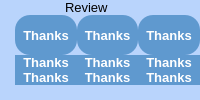
                        <widget class="QWidget" name="widget_44" native="true">
                         <property name="styleSheet">
                          <string notr="true">background-color:rgb(185, 212, 252);
border-radius : 15px</string>
                         </property>
                         <layout class="QVBoxLayout" name="verticalLayout_23">
                          <property name="spacing">
                           <number>0</number>
                          </property>
                          <property name="leftMargin">
                           <number>15</number>
                          </property>
                          <property name="topMargin">
                           <number>0</number>
                          </property>
                          <property name="rightMargin">
                           <number>0</number>
                          </property>
                          <property name="bottomMargin">
                           <number>0</number>
                          </property>
                          <item>
                           <widget class="QWidget" name="widget_53" native="true">
                            <property name="maximumSize">
                             <size>
                              <width>16777215</width>
                              <height>50</height>
                             </size>
                            </property>
                            <layout class="QHBoxLayout" name="horizontalLayout_28">
                             <property name="spacing">
                              <number>0</number>
                             </property>
                             <property name="leftMargin">
                              <number>0</number>
                             </property>
                             <property name="topMargin">
                              <number>0</number>
                             </property>
                             <property name="rightMargin">
                              <number>0</number>
                             </property>
                             <property name="bottomMargin">
                              <number>0</number>
                             </property>
                             <item>
                              <widget class="QLabel" name="label_55">
                               <property name="minimumSize">
                                <size>
                                 <width>50</width>
                                 <height>0</height>
                                </size>
                               </property>
                               <property name="maximumSize">
                                <size>
                                 <width>50</width>
                                 <height>16777215</height>
                                </size>
                               </property>
                               <property name="text">
                                <string/>
                               </property>
                               <property name="pixmap">
                                <pixmap>C:/Users/ADMIN/Downloads/startup--shop-rocket-launch-startup.png</pixmap>
                               </property>
                               <property name="alignment">
                                <set>Qt::AlignCenter</set>
                               </property>
                              </widget>
                             </item>
                             <item>
                              <widget class="QLabel" name="label_56">
                               <property name="font">
                                <font>
                                 <pointsize>10</pointsize>
                                </font>
                               </property>
                               <property name="text">
                                <string>Review</string>
                               </property>
                              </widget>
                             </item>
                            </layout>
                           </widget>
                          </item>
                          <item>
                           <widget class="QWidget" name="widget_58" native="true">
                            <layout class="QVBoxLayout" name="verticalLayout_24">
                             <property name="spacing">
                              <number>0</number>
                             </property>
                             <property name="leftMargin">
                              <number>0</number>
                             </property>
                             <property name="topMargin">
                              <number>0</number>
                             </property>
                             <property name="rightMargin">
                              <number>0</number>
                             </property>
                             <property name="bottomMargin">
                              <number>0</number>
                             </property>
                             <item>
                              <widget class="QWidget" name="widget_60" native="true">
                               <layout class="QHBoxLayout" name="horizontalLayout_29">
                                <property name="spacing">
                                 <number>0</number>
                                </property>
                                <property name="leftMargin">
                                 <number>0</number>
                                </property>
                                <property name="topMargin">
                                 <number>0</number>
                                </property>
                                <property name="rightMargin">
                                 <number>0</number>
                                </property>
                                <property name="bottomMargin">
                                 <number>0</number>
                                </property>
                                <item>
                                 <widget class="QLabel" name="label_57">
                                  <property name="minimumSize">
                                   <size>
                                    <width>0</width>
                                    <height>40</height>
                                   </size>
                                  </property>
                                  <property name="maximumSize">
                                   <size>
                                    <width>111</width>
                                    <height>40</height>
                                   </size>
                                  </property>
                                  <property name="font">
                                   <font>
                                    <pointsize>10</pointsize>
                                    <weight>75</weight>
                                    <bold>true</bold>
                                   </font>
                                  </property>
                                  <property name="styleSheet">
                                   <string notr="true">color : rgb(255, 255, 255);
background-color : rgb(95, 153, 207);
border-radius : 15px</string>
                                  </property>
                                  <property name="text">
                                   <string>Thanks</string>
                                  </property>
                                  <property name="alignment">
                                   <set>Qt::AlignCenter</set>
                                  </property>
                                 </widget>
                                </item>
                                <item>
                                 <widget class="QLabel" name="label_58">
                                  <property name="maximumSize">
                                   <size>
                                    <width>111</width>
                                    <height>40</height>
                                   </size>
                                  </property>
                                  <property name="font">
                                   <font>
                                    <pointsize>10</pointsize>
                                    <weight>75</weight>
                                    <bold>true</bold>
                                   </font>
                                  </property>
                                  <property name="styleSheet">
                                   <string notr="true">color : rgb(255, 255, 255);
background-color : rgb(95, 153, 207);
border-radius : 15px</string>
                                  </property>
                                  <property name="text">
                                   <string>Thanks</string>
                                  </property>
                                  <property name="alignment">
                                   <set>Qt::AlignCenter</set>
                                  </property>
                                 </widget>
                                </item>
                                <item>
                                 <widget class="QLabel" name="label_59">
                                  <property name="maximumSize">
                                   <size>
                                    <width>111</width>
                                    <height>40</height>
                                   </size>
                                  </property>
                                  <property name="font">
                                   <font>
                                    <pointsize>10</pointsize>
                                    <weight>75</weight>
                                    <bold>true</bold>
                                   </font>
                                  </property>
                                  <property name="styleSheet">
                                   <string notr="true">color : rgb(255, 255, 255);
background-color : rgb(95, 153, 207);
border-radius : 15px</string>
                                  </property>
                                  <property name="text">
                                   <string>Thanks</string>
                                  </property>
                                  <property name="alignment">
                                   <set>Qt::AlignCenter</set>
                                  </property>
                                 </widget>
                                </item>
                               </layout>
                              </widget>
                             </item>
                             <item>
                              <widget class="QWidget" name="widget_61" native="true">
                               <layout class="QHBoxLayout" name="horizontalLayout_30">
                                <property name="spacing">
                                 <number>0</number>
                                </property>
                                <property name="leftMargin">
                                 <number>0</number>
                                </property>
                                <property name="topMargin">
                                 <number>0</number>
                                </property>
                                <property name="rightMargin">
                                 <number>0</number>
                                </property>
                                <property name="bottomMargin">
                                 <number>0</number>
                                </property>
                                <item>
                                 <widget class="QLabel" name="label_60">
                                  <property name="maximumSize">
                                   <size>
                                    <width>111</width>
                                    <height>40</height>
                                   </size>
                                  </property>
                                  <property name="font">
                                   <font>
                                    <pointsize>10</pointsize>
                                    <weight>75</weight>
                                    <bold>true</bold>
                                   </font>
                                  </property>
                                  <property name="styleSheet">
                                   <string notr="true">color : rgb(255, 255, 255);
background-color : rgb(95, 153, 207);
border-radius : 15px</string>
                                  </property>
                                  <property name="text">
                                   <string>Thanks</string>
                                  </property>
                                  <property name="alignment">
                                   <set>Qt::AlignCenter</set>
                                  </property>
                                 </widget>
                                </item>
                                <item>
                                 <widget class="QLabel" name="label_61">
                                  <property name="maximumSize">
                                   <size>
                                    <width>111</width>
                                    <height>40</height>
                                   </size>
                                  </property>
                                  <property name="font">
                                   <font>
                                    <pointsize>10</pointsize>
                                    <weight>75</weight>
                                    <bold>true</bold>
                                   </font>
                                  </property>
                                  <property name="styleSheet">
                                   <string notr="true">color : rgb(255, 255, 255);
background-color : rgb(95, 153, 207);
border-radius : 15px</string>
                                  </property>
                                  <property name="text">
                                   <string>Thanks</string>
                                  </property>
                                  <property name="alignment">
                                   <set>Qt::AlignCenter</set>
                                  </property>
                                 </widget>
                                </item>
                                <item>
                                 <widget class="QLabel" name="label_62">
                                  <property name="maximumSize">
                                   <size>
                                    <width>111</width>
                                    <height>40</height>
                                   </size>
                                  </property>
                                  <property name="font">
                                   <font>
                                    <pointsize>10</pointsize>
                                    <weight>75</weight>
                                    <bold>true</bold>
                                   </font>
                                  </property>
                                  <property name="styleSheet">
                                   <string notr="true">color : rgb(255, 255, 255);
background-color : rgb(95, 153, 207);
border-radius : 15px</string>
                                  </property>
                                  <property name="text">
                                   <string>Thanks</string>
                                  </property>
                                  <property name="alignment">
                                   <set>Qt::AlignCenter</set>
                                  </property>
                                 </widget>
                                </item>
                               </layout>
                              </widget>
                             </item>
                             <item>
                              <widget class="QWidget" name="widget_62" native="true">
                               <layout class="QHBoxLayout" name="horizontalLayout_31">
                                <property name="spacing">
                                 <number>0</number>
                                </property>
                                <property name="leftMargin">
                                 <number>0</number>
                                </property>
                                <property name="topMargin">
                                 <number>0</number>
                                </property>
                                <property name="rightMargin">
                                 <number>0</number>
                                </property>
                                <property name="bottomMargin">
                                 <number>0</number>
                                </property>
                                <item>
                                 <widget class="QLabel" name="label_63">
                                  <property name="maximumSize">
                                   <size>
                                    <width>111</width>
                                    <height>40</height>
                                   </size>
                                  </property>
                                  <property name="font">
                                   <font>
                                    <pointsize>10</pointsize>
                                    <weight>75</weight>
                                    <bold>true</bold>
                                   </font>
                                  </property>
                                  <property name="styleSheet">
                                   <string notr="true">color : rgb(255, 255, 255);
background-color : rgb(95, 153, 207);
border-radius : 15px</string>
                                  </property>
                                  <property name="text">
                                   <string>Thanks</string>
                                  </property>
                                  <property name="alignment">
                                   <set>Qt::AlignCenter</set>
                                  </property>
                                 </widget>
                                </item>
                                <item>
                                 <widget class="QLabel" name="label_64">
                                  <property name="maximumSize">
                                   <size>
                                    <width>111</width>
                                    <height>40</height>
                                   </size>
                                  </property>
                                  <property name="font">
                                   <font>
                                    <pointsize>10</pointsize>
                                    <weight>75</weight>
                                    <bold>true</bold>
                                   </font>
                                  </property>
                                  <property name="styleSheet">
                                   <string notr="true">color : rgb(255, 255, 255);
background-color : rgb(95, 153, 207);
border-radius : 15px</string>
                                  </property>
                                  <property name="text">
                                   <string>Thanks</string>
                                  </property>
                                  <property name="alignment">
                                   <set>Qt::AlignCenter</set>
                                  </property>
                                 </widget>
                                </item>
                                <item>
                                 <widget class="QLabel" name="label_65">
                                  <property name="maximumSize">
                                   <size>
                                    <width>111</width>
                                    <height>40</height>
                                   </size>
                                  </property>
                                  <property name="font">
                                   <font>
                                    <pointsize>10</pointsize>
                                    <weight>75</weight>
                                    <bold>true</bold>
                                   </font>
                                  </property>
                                  <property name="styleSheet">
                                   <string notr="true">color : rgb(255, 255, 255);
background-color : rgb(95, 153, 207);
border-radius : 15px</string>
                                  </property>
                                  <property name="text">
                                   <string>Thanks</string>
                                  </property>
                                  <property name="alignment">
                                   <set>Qt::AlignCenter</set>
                                  </property>
                                 </widget>
                                </item>
                               </layout>
                              </widget>
                             </item>
                            </layout>
                           </widget>
                          </item>
                          <item>
                           <widget class="QWidget" name="widget_59" native="true">
                            <property name="maximumSize">
                             <size>
                              <width>16777215</width>
                              <height>40</height>
                             </size>
                            </property>
                           </widget>
                          </item>
                         </layout>
                        </widget>
